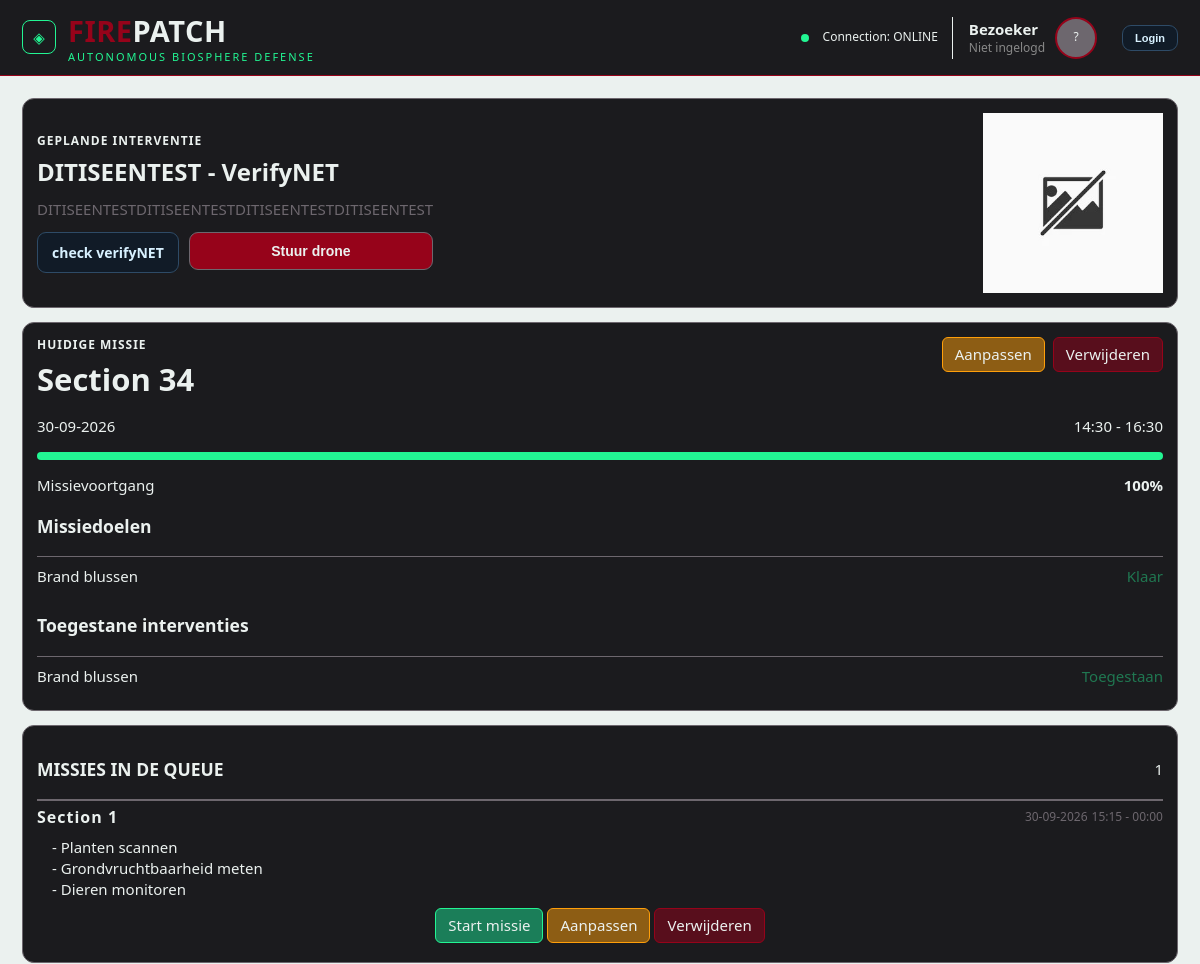
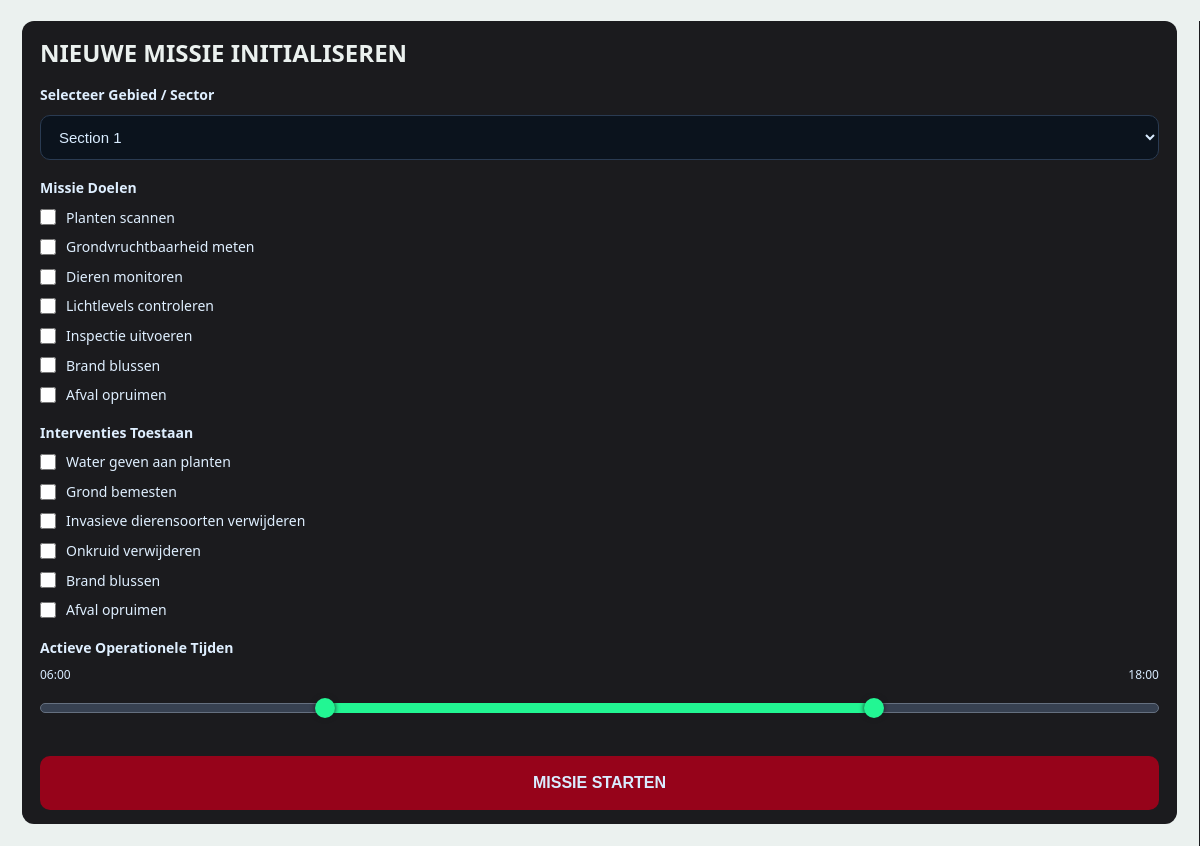
/mission.php, run on the app's committed database (2 pictures, top to bottom).
### tables this page shows
CREATE TABLE `claims` (
  `id` int NOT NULL,
  `title` varchar(255) NOT NULL,
  `description` text,
  `image_path` varchar(255) DEFAULT NULL,
  `source` varchar(255) DEFAULT NULL,
  `status` varchar(50) NOT NULL,
  `author_email` varchar(255) NOT NULL,
  `timestamp` datetime DEFAULT CURRENT_TIMESTAMP,
  `x_value` double DEFAULT NULL,
  `y_value` double DEFAULT NULL
);

CREATE TABLE `missions` (
  `id` int NOT NULL,
  `area` varchar(30) NOT NULL DEFAULT 'Kralingse Bos',
  `purpose` varchar(255) NOT NULL,
  `interventions` varchar(255) NOT NULL,
  `start-time` datetime NOT NULL,
  `end-time` datetime NOT NULL,
  `purpose_state` varchar(255) NOT NULL DEFAULT 'Gepland',
  `mission_state` varchar(15) NOT NULL DEFAULT 'queued',
  `priority` varchar(15) NOT NULL DEFAULT 'normal'
);

### DB/DBConnect.php (called while the page is built, shortened)
<?php
function firepatchNormalizeClaimRow(array $claim): array
{
    return $claim;
}

### partials/currentmission.php (called while the page is built, shortened)
<?php
$activeQuery = "SELECT * FROM missions WHERE mission_state = 'active' ORDER BY id ASC LIMIT 1";
$activeResult = mysqli_query($db, $activeQuery);
$nextMission = mysqli_fetch_assoc($activeResult) ?: null;
$queueQuery = "SELECT * FROM missions
               WHERE mission_state = 'queued'
               ORDER BY CASE WHEN priority = 'high' THEN 0 ELSE 1 END,
                        `start-time` ASC,
                        id ASC";
$queueResult = mysqli_query($db, $queueQuery);
$queuedMissions = [];
while ($row = mysqli_fetch_assoc($queueResult)) {
    $purpose = json_decode((string) ($row['purpose'] ?? '[]'), true);
    $interventions = json_decode((string) ($row['interventions'] ?? '[]'), true);
    $storedState = json_decode((string) ($row['purpose_state'] ?? '[]'), true);
    $row['purpose'] = is_array($purpose) ? $purpose : [];
    $row['interventions'] = is_array($interventions) ? $interventions : [];
    $row['purpose_state'] = is_array($storedState) ? $storedState : [];
    $queuedMissions[] = $row;
}
if ($nextMission) {
    $purpose = json_decode((string) ($nextMission['purpose'] ?? '[]'), true);
    $interventions = json_decode((string) ($nextMission['interventions'] ?? '[]'), true);
    $storedState = json_decode((string) ($nextMission['purpose_state'] ?? '[]'), true);
    $nextMission['purpose'] = is_array($purpose) ? $purpose : [];
    $nextMission['interventions'] = is_array($interventions) ? $interventions : [];
    $nextMission['purpose_state'] = is_array($storedState) ? $storedState : [];
}
$state = [];
if ($nextMission) {
    $purposeCount = count($nextMission['purpose'] ?? []);
    $start = strtotime($nextMission['start-time']);
    $end = strtotime($nextMission['end-time']);
    $now = time();
    $duration = max(1, $end - $start);
    $elapsed = max(
        0,
        min($now - $start, $duration)
    );
    $timeProgress = ($elapsed / $duration) * 100;
    $completedCount = min(
        $purposeCount,
        (int) floor(
            ($timeProgress / 100) * $purposeCount
        )
    );
    foreach ($nextMission['purpose'] as $index => $purpose) {
        if ($index < $completedCount) {
            $state[] = 'Klaar';
        } elseif (
            $index === $completedCount &&
            $now >= $start &&
            $now < $end
        ) {
            $state[] = 'Actief';
            $logStatus = 'active';
        } else {
            $state[] = 'Gepland';
            $logStatus = 'pending';
        }
    }
}

### mission.php (the view, shortened to what this page needs)
<?php
require_once('./DB/DBConnect.php');
$db = firepatchMysqli();
$formSector = (string) ($_POST['sector'] ?? '');
$formGoals = is_array($_POST['goals'] ?? null)
    ? $_POST['goals']
    : [];
$formInterventions = is_array($_POST['interventions'] ?? null)
    ? $_POST['interventions']
    : [];
$formEditId = (int) ($_POST['edit_id'] ?? 0);
require_once('./partials/currentmission.php');
$notificationQuery = "SELECT * FROM claims WHERE `status` = 'true' ORDER BY `timestamp` DESC LIMIT 1";
$notification = mysqli_query($db, $notificationQuery);
$notification = mysqli_fetch_assoc($notification);
if (is_array($notification)) {
    $notification = firepatchNormalizeClaimRow($notification);
}
?>
<!doctype html>
<html lang="nl">
<head>
    <link rel="stylesheet" href="./css/main.css" />
    <link rel="stylesheet" href="./css/mission.css" />
</head>
<body>
    <?php include("./partials/header.php"); ?>
    <div class="layout mission-layout">
        <?php include("./partials/sidebar.php"); ?>
        <main class="page">
            <?php if ($notification): ?>
                <section class="card notification">
                    <div class="content">
                        <div>
                            <h4>GEPLANDE INTERVENTIE</h4>
                            <h3><?= htmlspecialchars($notification['title'] ?? 'Geen titel', ENT_QUOTES, 'UTF-8') ?> -
                                VerifyNET</h3>
                            <p><?= htmlspecialchars($notification['description'] ?? 'Geen beschrijving', ENT_QUOTES, 'UTF-8') ?>
                            </p>
                        </div>
                        <div class="alert-actions">
                            <a href="article.php?id=<?= htmlspecialchars($notification['id'] ?? '', ENT_QUOTES, 'UTF-8') ?>"
                                class="btn ghost">check verifyNET</a>
                            <form method="POST">
                                <button type="submit" class="btn primary">Stuur drone</button>
                            </form>
                        </div>
                    </div>
                    <div class="image-container">
                        <img src="<?= htmlspecialchars($notification['image_path'] ?? 'images/no-image.jpg', ENT_QUOTES, 'UTF-8') ?>"
                            alt="verifynet img">
                    </div>
                </section>
            <?php endif; ?>
            <?php if ($nextMission): ?>
                <section class="card mission">
                    <div class="current-mission buttons">
                        <a href="?action=edit&id=<?= $nextMission['id'] ?>" class="queue-button edit">Aanpassen</a>
                        <a href="?action=delete&id=<?= $nextMission['id'] ?>" class="queue-button delete">Verwijderen</a>
                    </div>
                    <h4>HUIDIGE MISSIE</h4>
                    <h2><?= htmlspecialchars($nextMission['area'], ENT_QUOTES, 'UTF-8') ?></h2>
                    <p><?= htmlspecialchars(date('d-m-Y', strtotime($nextMission['start-time'])), ENT_QUOTES, 'UTF-8') ?>
                        <span><?= htmlspecialchars(date('H:i', strtotime($nextMission['start-time'])) . ' - ' . date('H:i', strtotime($nextMission['end-time'])), ENT_QUOTES, 'UTF-8') ?></span>
                    </p>
                    <div class="progress cyan">
                        <div style="width: <?= $timeProgress ?>%;"></div>
                    </div>
                    <p class="mission-progress">Missievoortgang <strong><?= floor($timeProgress) ?>%</strong></p>
                    <h3>Missiedoelen</h3>
                    <ul>
                        <?php for ($i = 0; $i < count($nextMission['purpose'] ?? []); $i++): ?>
                            <?php $goalState = $state[$i] ?? 'Gepland'; ?>
                            <li><?= htmlspecialchars($nextMission['purpose'][$i], ENT_QUOTES, 'UTF-8') ?><span
                                    class="<?= strtolower($goalState) ?>"><?= htmlspecialchars($goalState, ENT_QUOTES, 'UTF-8') ?></span>
                            </li>
                        <?php endfor; ?>
                    </ul>
                    <?php if (!empty($nextMission['interventions'])): ?>
                        <h3>Toegestane interventies</h3>
                        <ul>
                            <?php foreach ($nextMission['interventions'] as $intervention): ?>
                                <li><?= htmlspecialchars($intervention, ENT_QUOTES, 'UTF-8') ?><span>Toegestaan</span></li>
                            <?php endforeach; ?>
                        </ul>
                    <?php endif; ?>
                </section>
            <?php endif; ?>
            <section class="card mission queue">
                <div class="queue-heading">
                    <h3>MISSIES IN DE QUEUE</h3>
                    <span><?= count($queuedMissions) ?></span>
                </div>
                <?php if ($queuedMissions): ?>
                    <div class="queue-list">
                        <?php foreach ($queuedMissions as $queuedMission): ?>
                            <article class="card queue-item">
                                <div class="item-header">
                                    <h4><?= htmlspecialchars($queuedMission['area'], ENT_QUOTES, 'UTF-8') ?></h4>
                                    <div>
                                        <p><?= htmlspecialchars(date('d-m-Y', strtotime($queuedMission['start-time'])), ENT_QUOTES, 'UTF-8') ?>
                                        </p>
                                        <p>
                                            <?= htmlspecialchars(date('H:i', strtotime($queuedMission['start-time'])), ENT_QUOTES, 'UTF-8') ?>
                                            -
                                            <?= htmlspecialchars(date('H:i', strtotime($queuedMission['end-time'])), ENT_QUOTES, 'UTF-8') ?>
                                        </p>
                                    </div>
                                </div>
                                <ul>
                                    <?php foreach ($queuedMission['purpose'] as $goal): ?>
                                        <li>- <?= htmlspecialchars($goal, ENT_QUOTES, 'UTF-8') ?></li>
                                    <?php endforeach; ?>
                                </ul>
                                <div class="buttons">
                                    <form method="POST" class="queue-activation-form">
                                        <button type="submit" class="queue-button activate">Start missie</button>
                                    </form>
                                    <a href="?action=edit&id=<?= $queuedMission['id'] ?>" class="queue-button edit">Aanpassen</a>
                                    <a href="?action=delete&id=<?= $queuedMission['id'] ?>" class="queue-button delete">Verwijderen</a>
                                </div>
                            </article>
                        <?php endforeach; ?>
                    </div>
                <?php else: ?>
                    <p class="queue-empty">Er staan geen andere missies in de queue.</p>
                <?php endif; ?>
            </section>
        </main>
        <aside class="rightbar mission-rightbar">
            <form class="mission-form" id="mission-form" method="POST">
                <div class="form-header">
                    <h3><?= $formEditId ? 'MISSIE AANPASSEN' : 'NIEUWE MISSIE INITIALISEREN' ?></h3>
                </div>
                <div class="form-field">
                    <label for="sector-select">Selecteer Gebied / Sector</label>
                    <select id="sector-select" name="sector" class="mission-select">
                        <?php for ($i = 1; $i <= 36; $i++): ?>
                            <?php $sectorOption = "Section $i"; ?>
                            <option value="<?= $sectorOption ?>" <?= $formSector === $sectorOption ? 'selected' : '' ?>>
                                <?= $sectorOption ?>
                            </option>
                        <?php endfor; ?>
                    </select>
                </div>
                <div class="form-field">
                    <label>Missie Doelen</label>
                    <ul class="checklist">
                        <li><label><input type="checkbox" name="goals[]" value="Planten scannen" <?= in_array('Planten scannen', $formGoals, true) ? 'checked' : '' ?>> Planten
                                scannen </label></li>
                        <li><label><input type="checkbox" name="goals[]" value="Grondvruchtbaarheid meten"
                                    <?= in_array('Grondvruchtbaarheid meten', $formGoals, true) ? 'checked' : '' ?>>
                                Grondvruchtbaarheid meten </label></li>
                        <li><label><input type="checkbox" name="goals[]" value="Dieren monitoren" <?= in_array('Dieren monitoren', $formGoals, true) ? 'checked' : '' ?>> Dieren monitoren
                            </label></li>
                        <li><label><input type="checkbox" name="goals[]" value="Lichtlevels controleren"
                                    <?= in_array('Lichtlevels controleren', $formGoals, true) ? 'checked' : '' ?>>
                                Lichtlevels
                                controleren </label></li>
                        <li><label><input type="checkbox" name="goals[]" value="Inspectie uitvoeren"
                                    <?= in_array('Inspectie uitvoeren', $formGoals, true) ? 'checked' : '' ?>> Inspectie
                                uitvoeren</label></li>
                        <li><label><input type="checkbox" name="goals[]" value="Brand blussen" <?= in_array('Brand blussen', $formGoals, true) ? 'checked' : '' ?>> Brand blussen</label></li>
                        <li><label><input type="checkbox" name="goals[]" value="Afval opruimen" <?= in_array('Afval opruimen', $formGoals, true) ? 'checked' : '' ?>> Afval opruimen</label></li>
                    </ul>
                </div>
                <div class="form-field">
                    <label>Interventies Toestaan</label>
                    <ul class="checklist">
                        <li><label><input type="checkbox" name="interventions[]" value="Water geven aan planten"
                                    <?= in_array('Water geven aan planten', $formInterventions, true) ? 'checked' : '' ?>>
                                Water geven aan planten </label></li>
                        <li><label><input type="checkbox" name="interventions[]" value="Grond bemesten"
                                    <?= in_array('Grond bemesten', $formInterventions, true) ? 'checked' : '' ?>>
                                Grond bemesten </label></li>
                        <li><label><input type="checkbox" name="interventions[]"
                                    value="Invasieve dierensoorten verwijderen" <?= in_array('Invasieve dierensoorten verwijderen', $formInterventions, true) ? 'checked' : '' ?>>
                                Invasieve dierensoorten verwijderen </label></li>
                        <li><label><input type="checkbox" name="interventions[]" value="Onkruid verwijderen"
                                    <?= in_array('Onkruid verwijderen', $formInterventions, true) ? 'checked' : '' ?>>
                                Onkruid verwijderen </label></li>
                        <li><label><input type="checkbox" name="interventions[]" value="Brand blussen"
                                    <?= in_array('Brand blussen', $formInterventions, true) ? 'checked' : '' ?>> Brand
                                blussen</label></li>
                        <li><label><input type="checkbox" name="interventions[]" value="Afval opruimen"
                                    <?= in_array('Afval opruimen', $formInterventions, true) ? 'checked' : '' ?>> Afval
                                opruimen</label></li>
                    </ul>
                </div>
                <div class="form-field time-field">
                    <label>Actieve Operationele Tijden</label>
                    <div class="time-row">
                        <span id="startLabel">08:00</span>
                        <span id="endLabel">18:00</span>
                    </div>
                    <div class="slider">
                        <div class="slider-range" id="range"></div>
                    </div>
                </div>
                <button type="submit" name="submit"
                    class="mission-submit"><?= $formEditId ? 'MISSIE AANPASSEN' : 'MISSIE STARTEN' ?></button>
            </form>
        </aside>
    </div>
</body>
</html>

### data on the page
claims: title "DITISEENTEST", description "DITISEENTESTDITISEENTESTDITISEENTESTDITISEENTEST"
missions: area "Section 34", date "30-09-2026", date "14:30 - 16:30", floor "100"
missions: area "Section 1", date "30-09-2026", date "15:15", date "00:00", goal "Planten scannen", goal "Grondvruchtbaarheid meten", goal "Dieren monitoren"

### other printed values
$nextMission['purpose'][$i] "Brand blussen"
$goalState "Klaar"
$intervention "Brand blussen"
count($queuedMissions) "1"
form field sector "Section 1"
